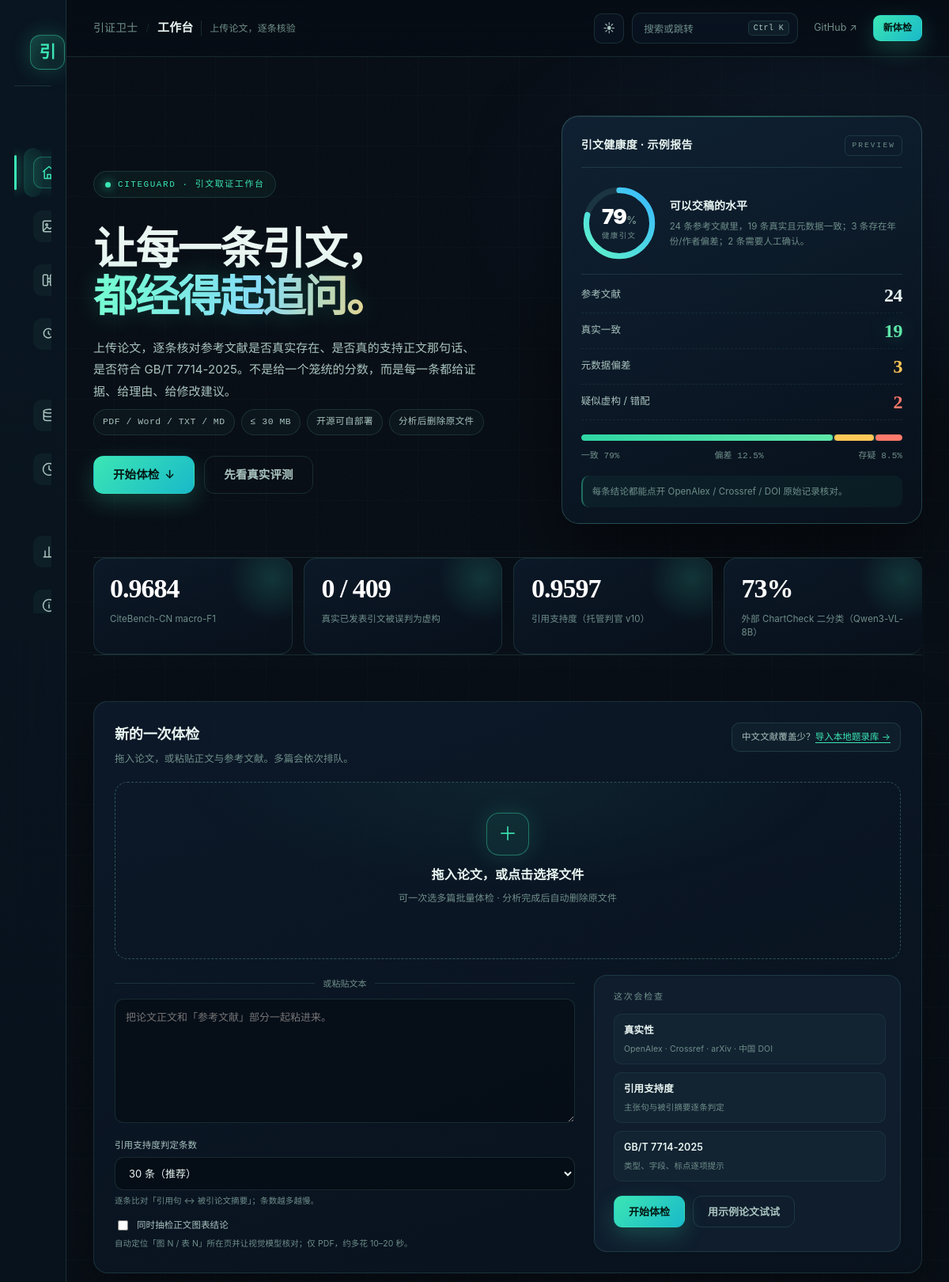
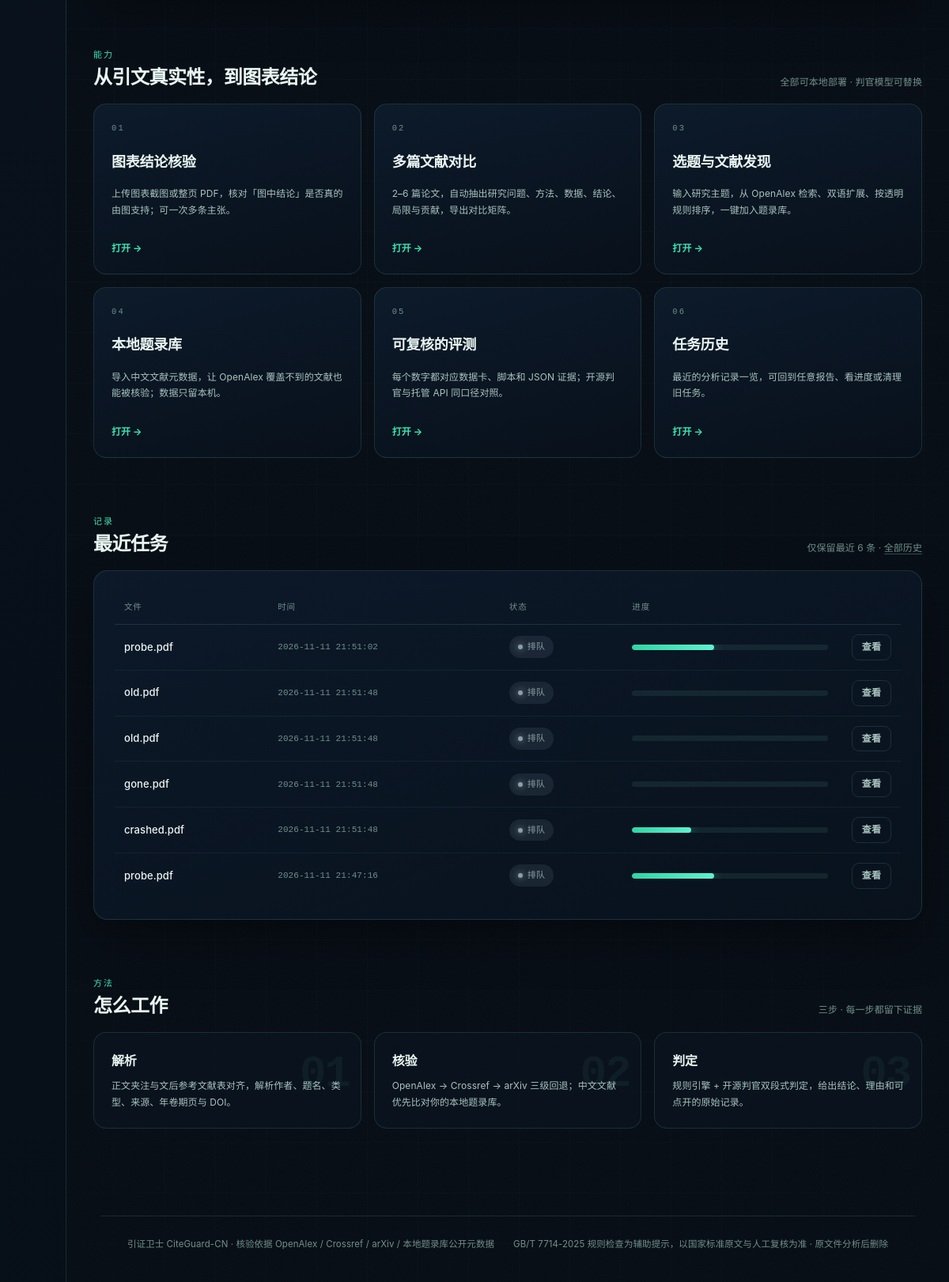
The page / on the database its author committed (2 pictures, top to bottom).
### tables this page shows
CREATE TABLE jobs (
    id TEXT PRIMARY KEY,
    name TEXT,
    created_at TEXT,
    updated_at TEXT,
    status TEXT,
    stage TEXT,
    progress INTEGER DEFAULT 0,
    error TEXT,
    has_report INTEGER DEFAULT 0
, filename TEXT);

### web/app.py (the view)
@app.get("/", response_class=HTMLResponse)
def index(request: Request):
    library = Library.load(config.LIBRARY_FILE)
    return templates.TemplateResponse(
        request,
        "index.html",
        {"recent": manager.recent(6), "active": "home", "library_count": len(library),
         "vl_available": figure_check.available(), "compare_available": compare.available()},
    )

### web/templates/index.html (shortened to what this page needs)
{% extends "base.html" %}
{% block content %}
<section class="hero">
  <div class="hero-copy">
    <div class="kicker"><span class="kick-dot"></span>CiteGuard · 引文取证工作台</div>
    <h1>让每一条引文，<br><em>都经得起追问。</em></h1>
    <p class="lede">上传论文，逐条核对参考文献是否真实存在、是否真的支持正文那句话、是否符合 GB/T 7714-2025。不是给一个笼统的分数，而是每一条都给证据、给理由、给修改建议。</p>
    <div class="hero-chips">
      <span>PDF / Word / TXT / MD</span>
      <span>≤ 30 MB</span>
      <span>开源可自部署</span>
      <span>分析后删除原文件</span>
    </div>
    <div class="hero-cta">
      <a class="btn btn-primary btn-lg" href="#upload-card">开始体检 <span aria-hidden="true">↓</span></a>
      <a class="btn btn-ghost btn-lg" href="/benchmark">先看真实评测</a>
    </div>
  </div>
  <aside class="preview" aria-hidden="true">
    <div class="scanline"></div>
    <div class="preview-head"><b>引文健康度 · 示例报告</b><span>PREVIEW</span></div>
    <div class="pv-score">
      <div class="pv-ring">
        <div class="pv-num"><b>79<span>%</span></b><small>健康引文</small></div>
      </div>
      <div class="pv-score-copy"><b>可以交稿的水平</b><span>24 条参考文献里，19 条真实且元数据一致；3 条存在年份/作者偏差；2 条需要人工确认。</span></div>
    </div>
    <div class="preview-row"><span class="pv-label">参考文献</span><b>24</b></div>
    <div class="preview-row"><span class="pv-label">真实一致</span><b class="t-ok">19</b></div>
    <div class="preview-row"><span class="pv-label">元数据偏差</span><b class="t-warn">3</b></div>
    <div class="preview-row"><span class="pv-label">疑似虚构 / 错配</span><b class="t-bad">2</b></div>
    <div class="riskbar"><i style="width:79%"></i><i style="width:12.5%"></i><i style="width:8.5%"></i></div>
    <div class="risklegend"><span>一致 79%</span><span>偏差 12.5%</span><span>存疑 8.5%</span></div>
    <div class="pv-note">每条结论都能点开 OpenAlex / Crossref / DOI 原始记录核对。</div>
  </aside>
</section>
<section class="stats-strip" aria-label="产品数字">
  <a href="/benchmark"><b data-count="0.9684" data-text="0.9684">0.9684</b><span>CiteBench-CN macro-F1</span></a>
  <a href="/benchmark"><b>0 / 409</b><span>真实已发表引文被误判为虚构</span></a>
  <a href="/benchmark"><b data-count="0.9597" data-text="0.9597">0.9597</b><span>引用支持度（托管判官 v10）</span></a>
  <a href="/benchmark"><b data-count="73" data-text="73%" data-suffix="%">73%</b><span>外部 ChartCheck 二分类（Qwen3-VL-8B）</span></a>
</section>
<section class="section" id="upload-card">
  <div class="composer panel">
    <div class="composer-head">
      <div>
        <h2>新的一次体检</h2>
        <p>拖入论文，或粘贴正文与参考文献。多篇会依次排队。</p>
      </div>
      {% if library_count %}
      <div class="lib-banner on">已导入 <b>{{ library_count }}</b> 条本地题录 · <a href="/library">管理</a></div>
      {% else %}
      <div class="lib-banner">中文文献覆盖少？<a href="/library">导入本地题录库 →</a></div>
      {% endif %}
    </div>
    <form id="upload-form" enctype="multipart/form-data">
      <label id="dropzone" class="dropzone" for="file-input">
        <div class="dz-icon" aria-hidden="true">＋</div>
        <div class="dz-title">拖入论文，或点击选择文件</div>
        <div class="dz-sub">可一次选多篇批量体检 · 分析完成后自动删除原文件</div>
        <div class="dz-file" id="dz-file"></div>
      </label>
      <div class="composer-grid">
        <div class="composer-side">
          <div class="divider"><span>或粘贴文本</span></div>
          <textarea id="paste-text" name="text" rows="6" placeholder="把论文正文和「参考文献」部分一起粘进来。"></textarea>
          <label class="field" for="support-max">
            <span>引用支持度判定条数</span>
            <select id="support-max" name="support_max">
              <option value="30" selected>30 条（推荐）</option>
            </select>
            <small class="opt-hint">逐条比对「引用句 ↔ 被引论文摘要」；条数越多越慢。</small>
          </label>
          <label class="field" style="flex-direction:row;align-items:center;gap:8px">
            <input type="checkbox" id="figure-check" name="figures" value="1" style="width:auto">
            <span>同时抽检正文图表结论</span>
          </label>
          <small class="opt-hint">自动定位「图 N / 表 N」所在页并让视觉模型核对；仅 PDF，约多花 10–20 秒。</small>
        </div>
        <div class="composer-run">
          <div class="run-title">这次会检查</div>
          <ul class="run-list">
            <li><b>真实性</b><span>OpenAlex · Crossref · arXiv · 中国 DOI</span></li>
            <li><b>引用支持度</b><span>主张句与被引摘要逐条判定</span></li>
            <li><b>GB/T 7714-2025</b><span>类型、字段、标点逐项提示</span></li>
          </ul>
          <div class="upload-actions">
            <button type="submit" class="btn btn-primary" id="start-btn">开始体检</button>
            <button type="button" class="btn btn-ghost" id="sample-btn">用示例论文试试</button>
          </div>
        </div>
      </div>
    </form>
  </div>
</section>
<section class="section">
  <div class="section-head">
    <div><div class="kicker-sm">能力</div><h2>从引文真实性，到图表结论</h2></div>
    <span class="hint">全部可本地部署 · 判官模型可替换</span>
  </div>
  <div class="cap-grid">
    <a class="cap-card" href="/figure"><span class="cap-no">01</span><h3>图表结论核验</h3><p>上传图表截图或整页 PDF，核对「图中结论」是否真的由图支持；可一次多条主张。</p><span class="cap-go">打开 →</span></a>
    <a class="cap-card" href="/compare"><span class="cap-no">02</span><h3>多篇文献对比</h3><p>2–6 篇论文，自动抽出研究问题、方法、数据、结论、局限与贡献，导出对比矩阵。</p><span class="cap-go">打开 →</span></a>
    <a class="cap-card" href="/discover"><span class="cap-no">03</span><h3>选题与文献发现</h3><p>输入研究主题，从 OpenAlex 检索、双语扩展、按透明规则排序，一键加入题录库。</p><span class="cap-go">打开 →</span></a>
    <a class="cap-card" href="/library"><span class="cap-no">04</span><h3>本地题录库</h3><p>导入中文文献元数据，让 OpenAlex 覆盖不到的文献也能被核验；数据只留本机。</p><span class="cap-go">打开 →</span></a>
    <a class="cap-card" href="/benchmark"><span class="cap-no">05</span><h3>可复核的评测</h3><p>每个数字都对应数据卡、脚本和 JSON 证据；开源判官与托管 API 同口径对照。</p><span class="cap-go">打开 →</span></a>
    <a class="cap-card" href="/history"><span class="cap-no">06</span><h3>任务历史</h3><p>最近的分析记录一览，可回到任意报告、看进度或清理旧任务。</p><span class="cap-go">打开 →</span></a>
  </div>
</section>
<section class="section">
  <div class="section-head">
    <div><div class="kicker-sm">记录</div><h2>最近任务</h2></div>
    <span class="hint">仅保留最近 6 条 · <a href="/history">全部历史</a></span>
  </div>
  {% if recent %}
  <div class="panel table-wrap recent-wrap">
    <table class="table table-compact">
      <thead><tr><th>文件</th><th>时间</th><th>状态</th><th class="col-progress">进度</th><th></th></tr></thead>
      <tbody>
        {% for job in recent %}
        <tr>
          <td class="recent-name">{{ job.filename or '粘贴文本' }}</td>
          <td class="mono-sm">{{ (job.created_at or '')[:19].replace('T', ' ') }}</td>
          <td>
            {% if job.status == 'done' %}<span class="pill ok"><i></i>完成</span>
            {% elif job.status == 'error' %}<span class="pill bad"><i></i>失败</span>
            {% elif job.status == 'running' %}<span class="pill warn"><i></i>分析中</span>
            {% else %}<span class="pill unknown"><i></i>排队</span>{% endif %}
          </td>
          <td class="col-progress" style="min-width:140px"><div class="progress" style="margin:0"><i style="width:{{ job.progress or 0 }}%"></i></div></td>
          <td class="recent-go"><a class="btn btn-sm btn-ghost" href="/report/{{ job.id }}">查看</a></td>
        </tr>
        {% endfor %}
      </tbody>
    </table>
  </div>
  {% else %}
  <div class="empty">还没有任务。上传一篇论文，或先用示例论文试试。</div>
  {% endif %}
</section>
<section class="section">
  <div class="section-head">
    <div><div class="kicker-sm">方法</div><h2>怎么工作</h2></div>
    <span class="hint">三步 · 每一步都留下证据</span>
  </div>
  <div class="how-grid">
    <div class="how-card"><span class="how-no">01</span><h3>解析</h3><p>正文夹注与文后参考文献表对齐，解析作者、题名、类型、来源、年卷期页与 DOI。</p></div>
    <div class="how-card"><span class="how-no">02</span><h3>核验</h3><p>OpenAlex → Crossref → arXiv 三级回退；中文文献优先比对你的本地题录库。</p></div>
    <div class="how-card"><span class="how-no">03</span><h3>判定</h3><p>规则引擎 + 开源判官双段式判定，给出结论、理由和可点开的原始记录。</p></div>
  </div>
</section>
{% endblock %}

### web/templates/base.html (shortened to what this page needs)
<!doctype html>
<html lang="zh-CN">
<head>
  <link rel="stylesheet" href="/static/css/app.css?v={{ request.app.version }}">
  <link rel="stylesheet" href="/static/css/refresh.css?v={{ request.app.version }}">
</head>
<body>
  {% set nav = [
    ('home', '/', '工作台', '上传论文，逐条核验'),
    ('figure', '/figure', '图表核验', '图中结论是否成立'),
    ('compare', '/compare', '文献对比', '多篇论文横向矩阵'),
    ('discover', '/discover', '文献发现', '选题检索与排序'),
    ('library', '/library', '题录库', '本地中文元数据'),
    ('history', '/history', '历史', '最近的体检任务'),
    ('benchmark', '/benchmark', '评测', '可复核的数字'),
    ('about', '/about', '关于', '方法与边界'),
    ('support', '/support', '支持度速查', '一句话有没有证据'),
    ('batch', '/batch', '批量核验', '粘贴多条，逐条判')
  ] %}
  {% set current = namespace(title='工作台', sub='上传论文，逐条核验') %}
  {% for key, href, label, sub in nav %}
    {% if active == key %}{% set current.title = label %}{% set current.sub = sub %}{% endif %}
  {% endfor %}
  {% if active == 'report' %}
    {% set current.title = '报告' %}
    {% set current.sub = '逐条证据与修改建议' %}
  {% endif %}
  <aside class="rail" id="rail">
    <a class="rail-brand" href="/">
      <span class="rail-mark">引</span>
    </a>
    <nav class="rail-nav" aria-label="主导航">
      {% for key, href, label, sub in nav[:4] %}
      <a href="{{ href }}" class="rail-link{% if active == key %} on{% endif %}">
        <span class="rail-ico" aria-hidden="true"><svg><use href="#ico-{{ key }}"/></svg></span>
      </a>
      {% endfor %}
      {% for key, href, label, sub in nav[4:6] %}
      <a href="{{ href }}" class="rail-link{% if active == key %} on{% endif %}">
        <span class="rail-ico" aria-hidden="true"><svg><use href="#ico-{{ key }}"/></svg></span>
      </a>
      {% endfor %}
      {% for key, href, label, sub in nav[6:] %}
      <a href="{{ href }}" class="rail-link{% if active == key %} on{% endif %}">
        <span class="rail-ico" aria-hidden="true"><svg><use href="#ico-{{ key }}"/></svg></span>
      </a>
      {% endfor %}
    </nav>
  </aside>
  <div class="shell">
    <header class="shell-top">
      <div class="crumbs">
        <span class="crumb-home">引证卫士</span>
        <span class="crumb-sep">/</span>
        <span class="crumb-now">{{ current.title }}</span>
        <span class="crumb-sub">{{ current.sub }}</span>
      </div>
      <div class="shell-actions">
        <button id="theme-toggle" type="button" aria-label="切换主题">☀</button>
        <button class="palette-btn" id="palette-open" type="button">
          <span>搜索或跳转</span><kbd>Ctrl K</kbd>
        </button>
        <a class="top-gh" href="https://github.com/kkk431/citeguard-cn" target="_blank" rel="noopener">GitHub ↗</a>
        <a class="btn btn-primary btn-sm" href="/">新体检</a>
      </div>
    </header>
    <main id="main">{% block content %}{% endblock %}</main>
    <footer class="foot">
      <div>引证卫士 CiteGuard-CN · 核验依据 OpenAlex / Crossref / arXiv / 本地题录库公开元数据</div>
      <div>GB/T 7714-2025 规则检查为辅助提示，以国家标准原文与人工复核为准 · 原文件分析后删除</div>
    </footer>
  </div>
</body>
</html>

### rows shown on the page
jobs: filename "probe.pdf", created_at "2026-11-11 21:51:02", status "排队", progress 42 (drawn)
jobs: filename "old.pdf", created_at "2026-11-11 21:51:48", status "排队"
jobs: filename "old.pdf", created_at "2026-11-11 21:51:48", status "排队"
jobs: filename "gone.pdf", created_at "2026-11-11 21:51:48", status "排队"
jobs: filename "crashed.pdf", created_at "2026-11-11 21:51:48", status "排队", progress 30 (drawn)
jobs: filename "probe.pdf", created_at "2026-11-11 21:47:16", status "排队", progress 42 (drawn)

### other values the page prints
{{ current.title }} "工作台"
{{ current.sub }} "上传论文，逐条核验"
